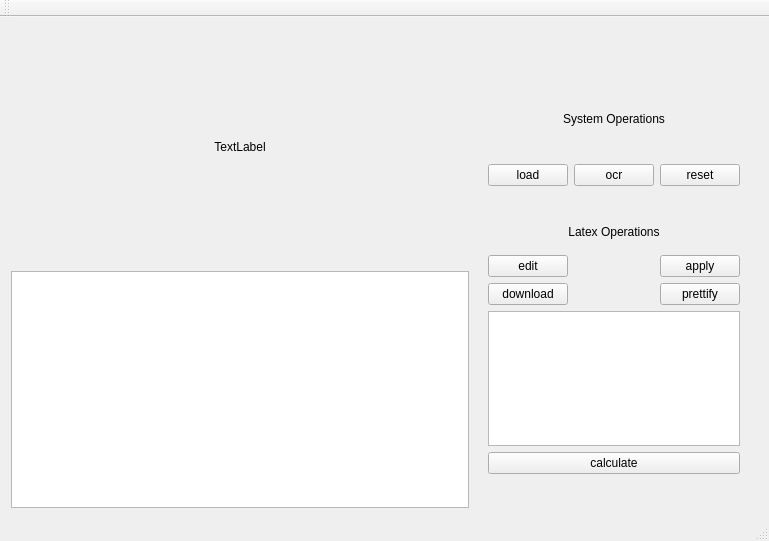
<?xml version="1.0" encoding="UTF-8"?>
<ui version="4.0">
 <class>ViewClass</class>
 <widget class="QMainWindow" name="ViewClass">
  <property name="geometry">
   <rect>
    <x>0</x>
    <y>0</y>
    <width>769</width>
    <height>541</height>
   </rect>
  </property>
  <property name="sizePolicy">
   <sizepolicy hsizetype="Expanding" vsizetype="Expanding">
    <horstretch>0</horstretch>
    <verstretch>0</verstretch>
   </sizepolicy>
  </property>
  <property name="windowTitle">
   <string>View</string>
  </property>
  <widget class="QWidget" name="centralWidget">
   <property name="sizePolicy">
    <sizepolicy hsizetype="Expanding" vsizetype="Expanding">
     <horstretch>0</horstretch>
     <verstretch>0</verstretch>
    </sizepolicy>
   </property>
   <layout class="QVBoxLayout" name="verticalLayout">
    <item>
     <layout class="QGridLayout" name="gridLayoutParent" rowstretch="1,1" columnstretch="618,382">
      <item row="0" column="0">
       <widget class="QLabel" name="imgLabel">
        <property name="text">
         <string>TextLabel</string>
        </property>
        <property name="alignment">
         <set>Qt::AlignCenter</set>
        </property>
       </widget>
      </item>
      <item row="0" column="1" rowspan="2">
       <layout class="QGridLayout" name="gridLayoutSon" rowstretch="1,1,1,1,1,1,1,1,4,1,1" columnstretch="2,1,1,1,1,1,1">
        <item row="3" column="4" rowspan="2">
         <widget class="QPushButton" name="resetButton">
          <property name="text">
           <string>reset</string>
          </property>
         </widget>
        </item>
        <item row="6" column="2" rowspan="2" colspan="2">
         <spacer name="horizontalSpacer_4">
          <property name="orientation">
           <enum>Qt::Horizontal</enum>
          </property>
          <property name="sizeHint" stdset="0">
           <size>
            <width>40</width>
            <height>20</height>
           </size>
          </property>
         </spacer>
        </item>
        <item row="0" column="5" rowspan="11" colspan="2">
         <spacer name="horizontalSpacer_2">
          <property name="orientation">
           <enum>Qt::Horizontal</enum>
          </property>
          <property name="sizeHint" stdset="0">
           <size>
            <width>40</width>
            <height>20</height>
           </size>
          </property>
         </spacer>
        </item>
        <item row="7" column="4">
         <widget class="QPushButton" name="prettifyButton">
          <property name="text">
           <string>prettify</string>
          </property>
         </widget>
        </item>
        <item row="6" column="1">
         <widget class="QPushButton" name="editButton">
          <property name="text">
           <string>edit</string>
          </property>
         </widget>
        </item>
        <item row="10" column="1" colspan="4">
         <spacer name="verticalSpacer_2">
          <property name="orientation">
           <enum>Qt::Vertical</enum>
          </property>
          <property name="sizeHint" stdset="0">
           <size>
            <width>20</width>
            <height>40</height>
           </size>
          </property>
         </spacer>
        </item>
        <item row="7" column="1">
         <widget class="QPushButton" name="DownloadButton">
          <property name="text">
           <string>download</string>
          </property>
         </widget>
        </item>
        <item row="3" column="1" rowspan="2">
         <widget class="QPushButton" name="loadButton">
          <property name="text">
           <string>load</string>
          </property>
         </widget>
        </item>
        <item row="0" column="0" rowspan="11">
         <spacer name="horizontalSpacer">
          <property name="orientation">
           <enum>Qt::Horizontal</enum>
          </property>
          <property name="sizeHint" stdset="0">
           <size>
            <width>40</width>
            <height>20</height>
           </size>
          </property>
         </spacer>
        </item>
        <item row="0" column="1" rowspan="2" colspan="4">
         <spacer name="verticalSpacer">
          <property name="orientation">
           <enum>Qt::Vertical</enum>
          </property>
          <property name="sizeHint" stdset="0">
           <size>
            <width>20</width>
            <height>40</height>
           </size>
          </property>
         </spacer>
        </item>
        <item row="5" column="1" colspan="4">
         <widget class="QLabel" name="latexOperationsLabel">
          <property name="text">
           <string>Latex Operations</string>
          </property>
          <property name="alignment">
           <set>Qt::AlignCenter</set>
          </property>
         </widget>
        </item>
        <item row="2" column="1" colspan="4">
         <widget class="QLabel" name="systemOperationsLabel">
          <property name="text">
           <string>System Operations</string>
          </property>
          <property name="alignment">
           <set>Qt::AlignCenter</set>
          </property>
         </widget>
        </item>
        <item row="6" column="4">
         <widget class="QPushButton" name="applyButton">
          <property name="text">
           <string>apply</string>
          </property>
         </widget>
        </item>
        <item row="9" column="1" colspan="4">
         <widget class="QPushButton" name="calculateButton">
          <property name="text">
           <string>calculate</string>
          </property>
         </widget>
        </item>
        <item row="8" column="1" colspan="4">
         <widget class="QTextBrowser" name="filePathBrowser"/>
        </item>
        <item row="3" column="2" rowspan="2" colspan="2">
         <widget class="QPushButton" name="ocrButton">
          <property name="text">
           <string>ocr</string>
          </property>
         </widget>
        </item>
       </layout>
      </item>
      <item row="1" column="0">
       <widget class="QTextEdit" name="latexEditor"/>
      </item>
     </layout>
    </item>
   </layout>
  </widget>
  <widget class="QMenuBar" name="menuBar">
   <property name="geometry">
    <rect>
     <x>0</x>
     <y>0</y>
     <width>769</width>
     <height>21</height>
    </rect>
   </property>
  </widget>
  <widget class="QToolBar" name="mainToolBar">
   <attribute name="toolBarArea">
    <enum>TopToolBarArea</enum>
   </attribute>
   <attribute name="toolBarBreak">
    <bool>false</bool>
   </attribute>
  </widget>
  <widget class="QStatusBar" name="statusBar"/>
 </widget>
 <layoutdefault spacing="6" margin="11"/>
 <resources>
  <include location="view.qrc"/>
 </resources>
 <connections/>
</ui>
